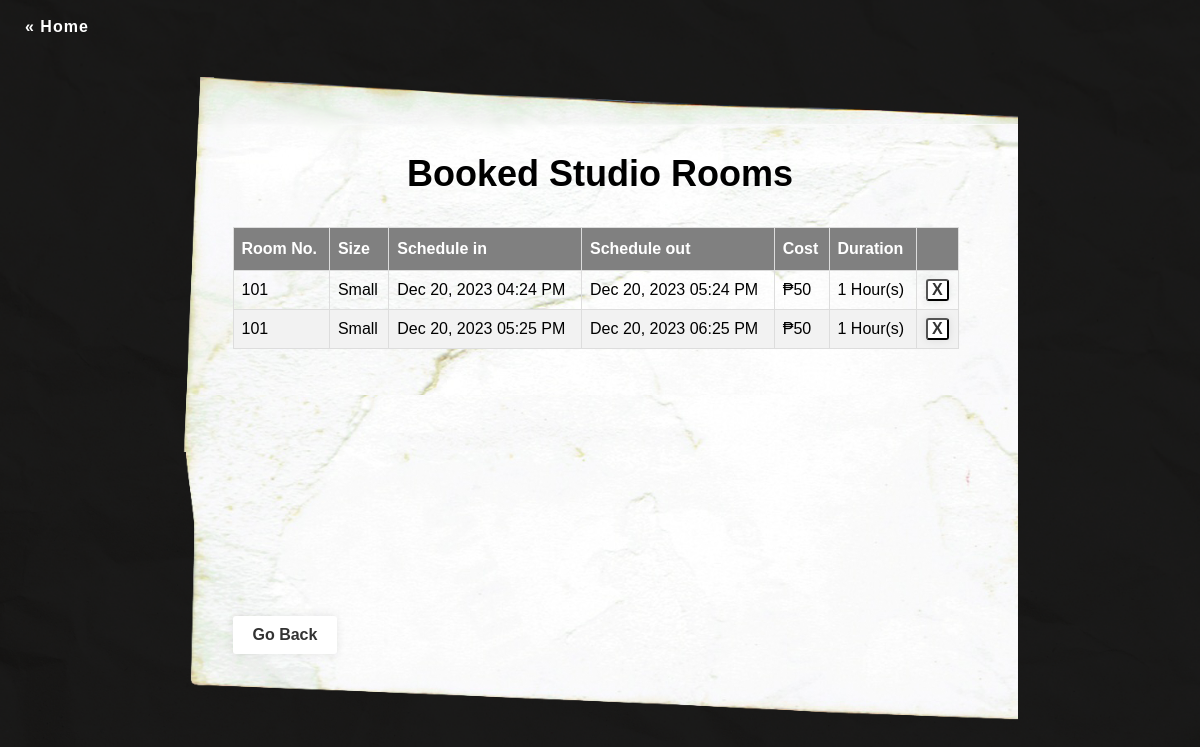
The app's page /my_bookings.php (signed in) with its own data.
### tables this page shows
CREATE TABLE `book` (
  `StartDateTime` datetime NOT NULL,
  `EndDateTime` datetime NOT NULL,
  `Cost` float NOT NULL,
  `Duration` int(11) NOT NULL,
  `CustomerID` int(11) NOT NULL,
  `StudioRoomNumber` int(11) NOT NULL
);

CREATE TABLE `studio_room` (
  `StudioRoomNumber` int(11) NOT NULL,
  `StudioRoomSize` varchar(20) NOT NULL
);

### my_bookings.php (the view, shortened to what this page needs)
<!DOCTYPE html>
<html>
	<head>
		<link rel="stylesheet" type="text/css" href="files/book.css?v=<?php echo time(); ?>">
	</head>
	<body>
		<div class="home-link">
			<a href="home.php">&laquo Home</a>
		</div>
		<div class="main">
			<div class="container">
			  	<img src="files/assets/book_bg.png" alt="Paper" style="width:100%;" draggable="false">
			  	<div class="centered"><h1>Booked Studio Rooms</h1></div>
			  	<div>
			  		<table class="rooms" style="width: 87%;">
			  			<thead>
			  				<tr>
			  					<th>Room No.</th>
			  					<th>Size</th>
			  					<th>Schedule in</th>
			  					<th>Schedule out</th>
			  					<th>Cost</th>
			  					<th>Duration</th>
			  					<th></th>
			  				</tr>
			  			</thead>
			  			<tbody>
			  				<?php
			  					$customer_id = $_SESSION['user_id'];
			  				    $connect = mysqli_connect("localhost","root","","mj_music_studio") or die("Error in connection");
			  				    $sql = "SELECT * FROM book where CustomerID=$customer_id ORDER BY StudioRoomNumber, StartDateTime ASC";
			  				    $result = mysqli_query($connect, $sql);
								while($row = mysqli_fetch_array($result)){
									$sql = "SELECT * from studio_room where StudioRoomNumber=".$row['StudioRoomNumber'];
									$rooms_row = mysqli_fetch_array(mysqli_query($connect, $sql));
						  			$startDateTime = date_create($row['StartDateTime']);
						  			$startDateTime = date_format($startDateTime, "M d, Y h:i A");
						  			$endDateTime = date_create($row['EndDateTime']);
						  			$endDateTime = date_format($endDateTime, "M d, Y h:i A");
								    echo "<tr>
								            <td>".$row['StudioRoomNumber']."</td>
								            <td>".$rooms_row['StudioRoomSize']."</td>
								            <td>".$startDateTime."</td>
								            <td>".$endDateTime."</td>
								            <td>₱".$row['Cost']."</td>
								            <td>".$row['Duration']." Hour(s)</td>
								            <td style=\"text-align: center;\">
								                <form method=\"post\">
								                    <input type=\"hidden\" name=\"roomNumber\" value=\"".$row['StudioRoomNumber']."\">
								                    <input type=\"hidden\" name=\"startDateTime\" value=\"".$row['StartDateTime']."\">
								                    <input class=\"button\" type=\"submit\" name=\"cancelBookBtn\" value=\" X \">
								                </form>
								            </td>
								          </tr>";
								}
			  				?>
			  			</tbody>
			  		</table>
			  	</div>
			  	<div class="bottom-left">
			  		<a class="out-button" href="book.php">Go Back</a>
			  	</div>
			</div>
		</div>
	</body>
</html>

### files/book.css (style rules this page uses)
* { margin: 0; padding: 0; box-sizing: border-box; font-family: "Poppins", sans-serif; }
body { background-image: url("assets/bg-1.png"); background-repeat: no-repeat; background-size: cover; background-position: center; background-color: darkgray; }
.main { display: flex; justify-content: center; align-items: center; min-height: 100vh; }
.container { position: relative; text-align: left; }
.bottom-left { position: absolute; bottom: 70px; left: 50px; }
.rooms { position: absolute; top: 150px; left: 50px; }
.centered { position: absolute; top: 15%; left: 50%; transform: translate(-50%, -50%); }
.container h1 { font-size: 36px; }
.button { background: #fff; outline: none; border-radius: 3px; box-shadow: 0 0 10px rgba(0,0,0, .1); cursor: pointer; font-size: 16px; color: #333; font-weight: 600; }
.out-button { background: #fff; outline: none; border-radius: 3px; box-shadow: 0 0 10px rgba(0,0,0, .1); cursor: pointer; font-size: 16px; color: #333; font-weight: 600; text-decoration: none; display: inline-block; padding: 10px 20px; }
.home-link { position: absolute; margin: 10px; }
.home-link a { display: inline-block; padding: 8px 15px; text-decoration: none; font-weight: 600; letter-spacing: 1px; color: white; font-size: 16px; }
.rooms { font-family: Arial, Helvetica, sans-serif; border-collapse: collapse; width: 100%; }
.rooms td, .rooms th { border: 1px solid #ddd; padding: 8px; }
.rooms tr:nth-child(even) { background-color: #f2f2f2; }
.rooms th { padding-top: 12px; padding-bottom: 12px; text-align: left; background-color: gray; color: white; }

### records on screen
book: StudioRoomNumber "101", StudioRoomNumber.StudioRoomSize "Small", StartDateTime "Dec 20, 2023 04:24 PM", EndDateTime "Dec 20, 2023 05:24 PM", Cost "50", Duration "1"
book: StudioRoomNumber "101", StudioRoomNumber.StudioRoomSize "Small", StartDateTime "Dec 20, 2023 05:25 PM", EndDateTime "Dec 20, 2023 06:25 PM", Cost "50", Duration "1"
